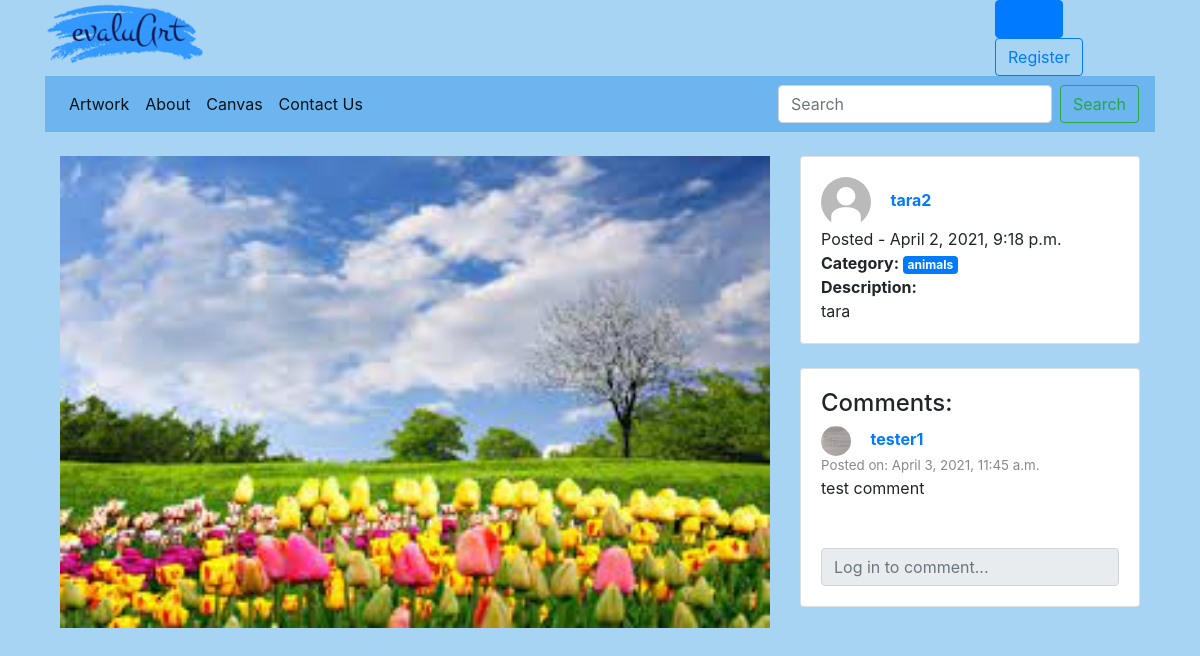
/evaluArt/artwork/1/, run on the app's committed database.
### evaluArt/models.py (models this page shows, shortened)
class Artwork(models.Model):
    picture = models.ImageField(upload_to='user/%Y/%m/%d/', default='default/default.jpg', blank=True)
    description = models.TextField(max_length=300)
    date_posted = models.DateTimeField(auto_now_add=True)
    user = models.ForeignKey(UserProfile, on_delete=models.CASCADE)
    category = models.ForeignKey(Category, on_delete=models.CASCADE)

class UserProfile(models.Model):
    user = models.OneToOneField(User, on_delete=models.CASCADE)
    experience = models.CharField(max_length=12, choices=EXPERIENCE, default='1')
    picture = models.ImageField(upload_to='profile_images', default='default/default.jpg', blank=True)
    description = models.TextField(editable = True, blank = True)

class Category(models.Model):
    name = models.CharField(max_length=128, unique=True)
    slug = models.SlugField(max_length=100, unique=True)
    class Meta:
        verbose_name_plural = 'Categories'
    def __str__(self):
        return self.name

class Comments(models.Model):
    user = models.ForeignKey(UserProfile, related_name="profile", on_delete=models.CASCADE)
    artwork = models.ForeignKey(Artwork, related_name="artwork", on_delete=models.CASCADE)
    text = models.TextField()
    date = models.DateTimeField(auto_now_add=True)

### evaluArt/views.py (the view)
# urls.py: path('artwork/<int:pk>/', views.show_artwork, name='show_artwork'),
def show_artwork(request, pk):
    artwork = Artwork.objects.filter(pk = pk)[0]
    profile = artwork.user
    comments = Comments.objects.filter(artwork=artwork)
    context_dict={}
    context_dict['artwork'] = artwork
    context_dict['profile'] = profile
    context_dict['comments'] = comments
    comment_form = CommentForm()
    if request.method == 'POST':
        f = CommentForm(request.POST)
        if f.is_valid():
            comment = f.save(commit=False)
            comment.user = UserProfile.objects.filter(user = request.user)[0]
            comment.artwork = context_dict['artwork']
            comment.save()
            return redirect(reverse('evaluArt:show_artwork', kwargs={'pk':pk}))
    else:
        context_dict['comment_form'] = comment_form
    return render(request, 'evaluArt/show_artwork.html', context=context_dict)

### evaluArt/forms.py
class CommentForm(forms.ModelForm):
    class Meta:
        model = Comments
        fields = ('text',)
        widgets = {
            'text': forms.TextInput(attrs={'class':'form-control', 'placeholder':'Post a comment...'}),
        }

### templates/evaluArt/show_artwork.html (shortened to what this page needs)
{% extends "evaluArt/base.html"  %}
{% load staticfiles %}
{% block header_block %}
    <link rel="stylesheet" type="text/css" href="{% static 'css/show_artwork.css' %}?{% now 'U' %}">
{% endblock %}
{% block content_block %}
<br>
<div class="container">
    <div class="row">
        <div class="col-md-8">
            <img class="artwork" src={{ artwork.picture.url }}>
        </div>
        <div class="col-md-4">
            <div class="card" id="profile_description">
                <div class="card-body">
                    <a href="{% url 'evaluArt:show_account' profile.user.username %}">
                        <img id="uploader_pp" src={{ profile.picture.url }}>
                        <strong>
                        {{ profile.user.username }}
                        </strong>
                    </a>
                    <br>
                    Posted - {{ artwork.date_posted }}<br>
                    <strong>Category: </strong>
                    <span class="badge badge-primary">{{ artwork.category }}</span>
                    <br>
                    <strong>Description: </strong><br>
                    {{ artwork.description }}
                </div>
            </div>
            <br>
            <div class="card" id="comments">
                <div class="card-body">
                    <div class="comment_div overflow-auto" >
                        <div class="comments_body">
                            {% if comments %}
                                <h4>Comments: </h4>
                                {% for c in comments %}
                                    <div class="comment_placeholder">
                                        <a href= "{% url 'evaluArt:show_account' c.user.user.username %}">
                                            <img class="comment_pp" src={{ c.user.picture.url }}>
                                            <strong>{{ c.user.user.username }}</strong>
                                        </a>
                                        <div class="posted">Posted on: {{ c.date }} </div>
                                        <div class="comment_text">
                                            {{ c.text }}
                                        </div>
                                    </div>
                                {% endfor %}
                            {% else %}
                                <h4>No comments yet...</h4>
                            {% endif %}
                        </div>
                    </div>
                    <br><br>
                    {% if user.is_authenticated %}
                    <div class="form-group">
                        <form  id="comment_form" method="post" action="{% url 'evaluArt:show_artwork' artwork.pk %}" enctype="multipart/form-data">
                            {% csrf_token %}
                            {{ comment_form.as_p }}
                            <input type="submit" name="submit" value="Comment" />
                        </form>
                    </div>
                    {% else %}
                        <input class="form-control" type="text" placeholder="Log in to comment..." readonly>
                    {% endif %}
                </div>
            </div>
        </div>
    </div>
</div>
{% endblock %}

### static/css/base.css (style rules this page uses)
body { background-color: #a7d4f3; }
div.container { background-color: #a7d4f3; }

### static/css/show_artwork.css (style rules this page uses)
img.artwork { width:100%; }
img#uploader_pp { margin-right: 15px; background-size: cover; border-radius:50% 50% 50% 50%; width: 50px; height:50px; }
img.comment_pp { margin-right: 15px; background-size: cover; border-radius:50% 50% 50% 50%; width: 30px; height:30px; }
div.posted { font-size: smaller; color:rgb(138, 136, 136); }
div.comment_div { height: 100%; }

### data on the page
Artwork: picture (picture), date_posted "April 2, 2021, 9:18 p.m.", category "animals", description "tara"
UserProfile: picture (placeholder picture), user.username "tara2"
Comments: user.picture (picture), user.user.username "tester1", date "April 3, 2021, 11:45 a.m.", text "test comment"
